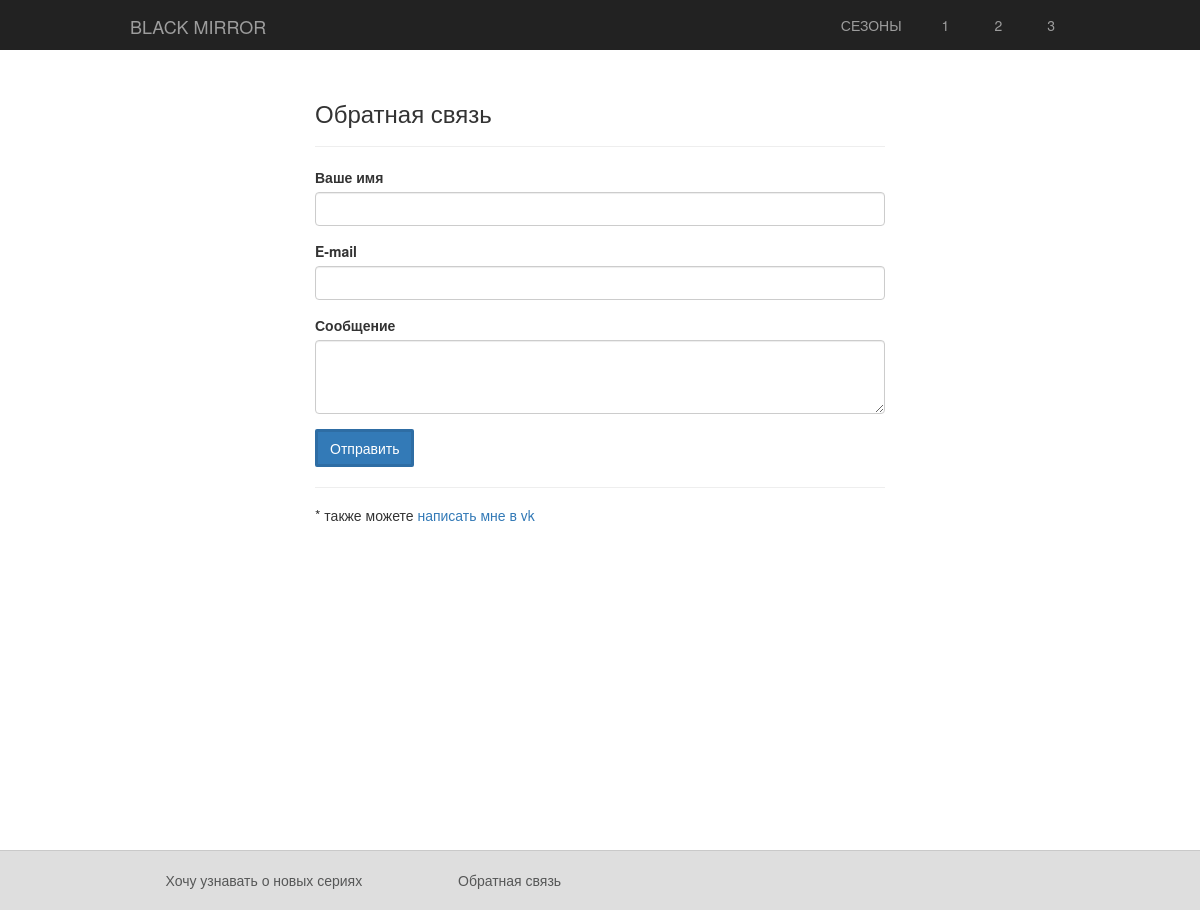
The page /callback on the database its author committed.
### mirror/models.py (models this page shows, shortened)
class season(models.Model):
    number = models.IntegerField()
    description = models.TextField(max_length=500, default='some text')

### mirror/views.py (the view)
# urls.py: url(r'^callback$', views.callback, name='callback'),
def callback(request):
    if request.method == "POST":
        try:
            validate_email(request.POST.get("email", ""))
            questions(name=request.POST.get("name", ""),
                      email=request.POST.get("email", ""),
                      question=request.POST.get("text", "")).save()
            return render(request, 'mirror/callback.html', {'seasons': season.objects.all(),
                                                            'ok': 'ok'})
        except forms.ValidationError:
            return render(request, 'mirror/callback.html', {'seasons': season.objects.all(),
                                                            'errors': 'неверно введен e-mail'})
    else:
        return render(request, 'mirror/callback.html', {'seasons': season.objects.all()})

### mirror/templates/mirror/callback.html (shortened to what this page needs)
<!DOCTYPE html>
{% load static %}
<html lang="en">
  <head>
    <link href="{% static 'mirror/css/bootstrap.css' %}" rel="stylesheet">
    <link href="{% static 'mirror/css/style.css' %}" rel="stylesheet">
  </head>
  <body>
    <header>
        <nav class="navbar-inverse">
          <div class="container">
            <div class="navbar-header">
              <a id="headTitle" class="navbar-brand" href="{% url 'mirror:index' %}">Black Mirror</a>
            </div>
            <div class="collapse navbar-collapse sesonsNumber" id="bs-example-navbar-collapse-1">
              <ul class="nav navbar-nav navbar-right">
                <li><span id="seasons" class="hidden-xs">СЕЗОНЫ</span></li>
                  {% for key in seasons %}
                    <li><a class="hidden-xs" href="{% url 'mirror:season' key.number %}" style="margin-left:15px;">{{ key.number }}</a></li>
                  {% endfor %}
              </ul>
            </div>
          </div>
        </nav>
    </header>
      <div style="height: 100%; display: table; width: 100%;">
        <div class="container" style="height: 100%; display: table; width: 100%;">
            <div class="row" style="margin-bottom: 50px;">
                <div class="col-md-6 col-md-offset-3" style="margin-top: 30px;">
                    <H3>Обратная связь</H3>
                    <hr />
                    <form method="POST" action="{% url 'mirror:callback' %}">
                      <div class="form-group">
                        <label>Ваше имя</label>
                        <input type="text" name="name" class="form-control" required>
                      </div>
                      <div class="form-group">
                        <label>E-mail</label>
                        <input type="email" name="email" class="form-control" required>
                      </div>
                      <div class="form-group">
                        <label>Сообщение</label>
                        <textarea name="text" class="form-control" rows="3" required></textarea>
                      </div>
                      <button type="submit" class="btn btn-primary">Отправить</button>
                    </form>
                    <hr />
                    <H5>* также можете <a href="https://vk.com/iterate">написать мне в vk</a></H5>
                </div>
            </div>
        </div>
      <footer>
          <div class="container">
              <div class="row">
                  <div class="col-md-2 col-md-offset-1 col-xs-12 col-sm-6">
                    <a class="btn btn-success btn-sm" href="{% url 'mirror:subscribe' %}" role="button" style="position:relative; bottom: 9px; left: 25px;">Хочу узнавать о новых сериях</a>
                  </div>
                  <div class="col-md-3 col-md-offset-1 col-xs-12 col-sm-6">
                    <a class="btn btn-success btn-sm" href="{% url 'mirror:callback' %}" role="button" style="position:relative; bottom: 9px; left: 25px;">Обратная связь</a>
                  </div>
              </div>
          </div>
      </footer>
      </div>
  </body>
</html>

### mirror/static/mirror/css/style.css (style rules this page uses)
* { margin: 0; padding: 0; }
html, body { height: 100%; font-family: "Helvetica Neue",Helvetica,Arial,sans-serif; }
#seasons { color: #9d9d9d; text-transform: uppercase; position: relative; top: 15px; right: 10px; }
.navbar-inverse .container .sesonsNumber { margin-right: 100px; color: red; font-size: 14px; }
.navbar-inverse .container .navbar-header #headTitle { font-size: 18px; text-transform: uppercase; margin-left: 105px; }
footer { min-height: 60px; padding-top: 20px; border-top: 1px solid #C9C9C9; background-color: #DEDEDE; }
@media only screen and (max-width : 1200px) { .navbar-inverse .container .navbar-header #headTitle { font-size: 18px; text-transform: uppercase; margin-left: 85px; position: relative; top: 1px; } }

### rows shown on the page
season: number "1"
season: number "2"
season: number "3"
